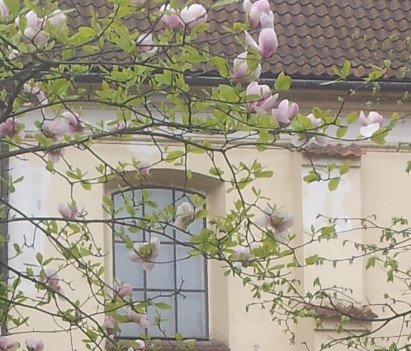
#> input picture data/image.jpg, 411 x 351 px
$ python main.py
#> lines starting #> are read from the running program, lines starting #| are printed output that depends on the picture
### colors.py
import csv
from tqdm import tqdm
import logging
from sklearn.cluster import k_means
from collections import Counter


# Symbols for flosses legend.
SYMBOLS = ['*', '-', '+', 'T', '>', '<', 'V', 'O', 'X', 'U', 'B', 'A', 'X', '||', '^']


def get_text_color(color):
    """Gets color that would be visible on given background."""
    return (255, 255, 255) if sum(color) / 3 < 130 else (0, 0, 0)


def get_symbol(color):
    """
    Gets symbol for a given color.
    We don't care for collisions much. Just probability of two similar colors having the same symbol should be low.
    """
    return SYMBOLS[(color[0] * 17 + color[1] * 11 + color[2]) % len(SYMBOLS)]


def get_distance(color1, color2):
    """Distance between two colors."""
    return sum([((color1[i] - color2[i]) ** 2) for i in range(3)])


def reduce_to(image, num_colors):
    """Reduces number of image colors to at most `num_colors`."""
    logger = logging.getLogger(__name__)
    new_image = image.copy()
    data = image.reshape((-1, 3))
    logger.info(f'Original image had {data.shape[0]} colors. Reducing to {num_colors}.')
    clusters, indexes, _ = k_means(data, num_colors)
    for x in range(new_image.shape[0]):
        for y in range(new_image.shape[1]):
            new_image[x, y, :] = clusters[indexes[x * new_image.shape[1] + y], :]
    return new_image


class Colors:
    """Covers most of work with flosses."""
    def __init__(self):
        self._logger = logging.getLogger(__name__)
        self._data = {}
        # Colors data taken from https://github.com/adrianj/CrossStitchCreator/
        with open('data/colors.csv', 'r') as f:
#> (reads data/colors.csv from the repository)
            for r in csv.DictReader(f):
                self._data[r['Floss#']] = (r['Description'], (int(r['Red']), int(r['Green']), int(r['Blue'])))
        self._map = {}

    def closest(self, ref):
        ref = (int(ref[0]), int(ref[1]), int(ref[2]))
        try:
            return self._map[ref]
        except KeyError:
            colors = sorted(self._data, key=lambda x: get_distance(ref, self._data[x][1]))
            self._map[ref] = colors[0]
            return colors[0]

    def get(self, f_id):
        return self._data[f_id]

    def convert_image(self, image):
        self._map = {}
        counter = Counter()
        new_image = image.copy()
        for x in tqdm(range(image.shape[0]), desc='Converting to flosses'):
            for y in range(image.shape[1]):
                new_image[x, y, :] = self.get(self.closest(image[x, y, :]))[1]
                counter[tuple(new_image[x, y, :])] += 1
        flosses = {f_id: counter[self._data[f_id][1]] for f_id in self._map.values()}
        self._logger.info(f'Image has {len(flosses)} unique flosses.')
        return new_image, flosses

### drawing.py
import numpy as np
import cv2
import logging

from colors import get_symbol, get_text_color


logger = logging.getLogger(__name__)
logger.setLevel(logging.INFO)


def draw_crosses(image, dpi):
    """
    Draws crosses pattern.
    :param image: Properly processed image with one pixel per cross.
    :param dpi: DPI for printing.
    :return: Image of pattern.
    """
    cross_size = int(0.3 * dpi / 2.54)  # 3mm cross size
    line_size = int(0.05 * dpi / 2.54)  # 0.5mm line size
    line_size += line_size % 2  # ensure line size is even
    cell_size = cross_size + line_size
    logger.info(f'Cell size: {cell_size}, line width: {line_size}, cross size: {cross_size}')
    new_image = 255 * np.ones((cell_size * image.shape[0], cell_size * image.shape[1], 3), dtype=np.uint8)
    logger.info(f'Image is {new_image.shape[1] / dpi * 2.54:2.1f}cm x {new_image.shape[0] / dpi * 2.54:2.1f}cm')
    # pattern
    for x in range(image.shape[0]):
        for y in range(image.shape[1]):
            x_offset = x * cell_size + line_size // 2
            y_offset = y * cell_size + line_size // 2
            new_image[x_offset:x_offset + cross_size, y_offset:y_offset + cross_size, :] = image[x, y, :]
            cv2.putText(new_image, get_symbol(image[x, y, :]),
                        (y_offset + 6, x_offset + cross_size // 2 + line_size + 4),
                        cv2.FONT_HERSHEY_COMPLEX, 1.0, get_text_color(image[x, y, :]), 1, lineType=cv2.LINE_AA)
    # lines
    grey = 150
    black = 0
    # horizontal grey
    for x in range(0, new_image.shape[0], cell_size):
        new_image[x - line_size // 2:x + line_size // 2 + 1, :, :] = grey
    # vertical grey
    for x in range(0, new_image.shape[1], cell_size):
        new_image[:, x - line_size // 2:x + line_size // 2 + 1, :] = grey
    # horizontal black
    new_image[:line_size // 2 + 1, :, :] = black
    new_image[- line_size // 2:, :, :] = black
    for x in range(0, new_image.shape[0], cell_size * 5):
        new_image[x - line_size // 2:x + line_size // 2 + 1, :, :] = black
    # vertical black
    new_image[:, :line_size // 2 + 1, :] = black
    new_image[:, - line_size // 2:, :] = black
    for x in range(0, new_image.shape[1], cell_size * 5):
        new_image[:, x - line_size // 2:x + line_size // 2 + 1, :] = black
    # middle marker
    for d in range(-line_size // 2, line_size // 2 + 1):
        new_image[new_image.shape[0] // 2 + d, :, 0] = 200
        new_image[new_image.shape[0] // 2 + d, :, 1] = 0
        new_image[new_image.shape[0] // 2 + d, :, 2] = 0
        new_image[:, new_image.shape[1] // 2 + d, 0] = 200
        new_image[:, new_image.shape[1] // 2 + d, 1] = 0
        new_image[:, new_image.shape[1] // 2 + d, 2] = 0

    margin = int(1.5 * dpi / 2.54)  # 1.5cm margin
    framed = 255 * np.ones((2 * margin + new_image.shape[0], 2 * margin + new_image.shape[1], 3), dtype=np.uint8)
    framed[margin:-margin, margin:-margin, :] = new_image

    # rows labels
    for x in range(cell_size * 10, framed.shape[0] - 2 * margin, cell_size * 10):
        cv2.putText(framed, f'{x // cell_size}', (framed.shape[1] - margin + 20, margin + x + 2 * line_size),
                    cv2.FONT_HERSHEY_COMPLEX, 2.0, (0, 0, 0), 2, lineType=cv2.LINE_AA)
    # columns labels
    for x in range(cell_size * 10, framed.shape[1] - 2 * margin, cell_size * 10):
        cv2.putText(framed, f'{x // cell_size}', (margin + x - cell_size, margin - 20),
                    cv2.FONT_HERSHEY_COMPLEX, 2.0, (0, 0, 0), 2, lineType=cv2.LINE_AA)
    # size
    cv2.putText(framed, f'{image.shape[1]}x{image.shape[0]}',
                (framed.shape[1] // 2 - 2 * margin, framed.shape[0] - margin // 2),
                cv2.FONT_HERSHEY_COMPLEX, 2.0, (0, 0, 0), 2, lineType=cv2.LINE_AA)
    logger.info(f'Printout image is {framed.shape[1] / dpi * 2.54:2.1f}cm x {framed.shape[0] / dpi * 2.54:2.1f}cm')
    return framed


def draw_flosses(orig_image, flosses, dpi):
    """
    Draws flosses legend and image preview.
    :param orig_image: Image to show in preview.
    :param flosses: Flosses information in format: [(id, (name, color), quantity), ...]
    :param dpi: DPI for printing.
    :return: Image of flosses legend.
    """
    flosses = sorted(flosses, key=lambda x: -x[2])
    cross_size = int(0.6 * dpi / 2.54)  # 6mm cross size
    margin = int(0.2 * dpi / 2.54)  # 2mm margin
    cell_size = cross_size + margin * 2
    col_width = int(12.0 * dpi / 2.54)  # 12cm per column
    per_col = 8
    image = 255 * np.ones((cell_size * per_col + margin * 2,
                           col_width * int(len(flosses) / per_col + 0.5) + margin * 2, 3), dtype=np.uint8)
    for i, fl in enumerate(flosses):
        col = i // per_col
        cv2.rectangle(image, (col * col_width + margin, margin + (i % per_col) * cell_size),
                      (col * col_width + margin + cross_size, margin + (i % per_col) * cell_size + cross_size),
                      fl[1][1], thickness=-1)
        cv2.putText(image, get_symbol(fl[1][1]),
                    (col * col_width + margin + 9, margin + (i % per_col) * cell_size + cell_size // 2 - 4),
                    cv2.FONT_HERSHEY_COMPLEX, 2.0, get_text_color(fl[1][1]), 2, lineType=cv2.LINE_AA)
        text = f'(#{fl[0]}) {fl[1][0]}: {fl[2]}'
        cv2.putText(image, text, (col * col_width + cell_size,
                                  margin + (i % per_col) * cell_size + cell_size // 2),
                    cv2.FONT_HERSHEY_COMPLEX, 2.0, (0, 0, 0), 2, lineType=cv2.LINE_AA)
    new_height = int(orig_image.shape[0] / orig_image.shape[1] * col_width)
    orig_image = cv2.resize(orig_image, (col_width, new_height))

    delta = new_height - image.shape[0]
    if delta > 0:
        image = np.pad(image, [[0, new_height - image.shape[0]], [0, 0], [0, 0]], 'constant', constant_values=255)
    else:
        orig_image = np.pad(orig_image, [[0, image.shape[0] - new_height], [0, 0], [0, 0]],
                            'constant', constant_values=255)
    image = np.concatenate((image, orig_image), axis=1)
    frame_margin = int(1.5 * dpi / 2.54)  # 1.5cm margin
    framed = 255 * np.ones((image.shape[0] + frame_margin, 2 * frame_margin + image.shape[1], 3), dtype=np.uint8)
    framed[:-frame_margin, frame_margin:-frame_margin, :] = image
    logger.info(f'Printout flosses map is {framed.shape[1] / dpi * 2.54:2.1f}cm x {framed.shape[0] / dpi * 2.54:2.1f}cm')
    return framed

### main.py
import argparse
import cv2
import matplotlib.pyplot as plt
import logging
import numpy as np

from colors import Colors, reduce_to
from drawing import draw_crosses, draw_flosses


if __name__ == '__main__':
    parser = argparse.ArgumentParser()
    parser.add_argument('--image', type=str, default='data/image.jpg', help='Image to convert to scheme.')
    parser.add_argument('--enhance', type=bool, default=True, help='Whether to attempt to enhance image colors.')
    parser.add_argument('--width', type=int, default=120, help='Number of crosses in row.')
    parser.add_argument('--max_colors', type=int, default=15, help='Max number of flosses to use.')
    parser.add_argument('--show', type=bool, default=True, help='Whether to show result in separate window.')
    args = parser.parse_args()
    logging.basicConfig(level=logging.INFO)
    logger = logging.getLogger(__name__)
    dpi = 300
    colors = Colors()
    filename = 'data/image.jpg'
    image = cv2.imread(args.image)
#> image is the input picture: shape (351, 411, 3); mean B, G, R 135, 152.9, 158.7
    if args.enhance:
        img_yuv = cv2.cvtColor(image, cv2.COLOR_BGR2YUV)
#> img_yuv: shape (351, 411, 3); mean of channels 0, 1, 2 152.6, 119.4, 133.4
        img_yuv[:, :, 0] = cv2.equalizeHist(img_yuv[:, :, 0])
#> img_yuv: shape (351, 411, 3); mean of channels 0, 1, 2 128.4, 119.4, 133.4
        image = cv2.cvtColor(img_yuv, cv2.COLOR_YUV2BGR)
    width = args.width
    image = cv2.resize(image, (width, width * image.shape[0] // image.shape[1]))
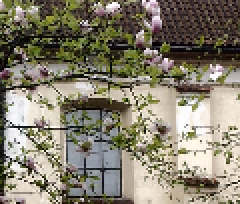
#> image: shape (102, 120, 3) (shown 2 times larger); mean B, G, R 111.4, 128.6, 134.5
    image = cv2.cvtColor(image, cv2.COLOR_BGR2RGB)
    image = reduce_to(image, args.max_colors)
#> in reduce_to, `clusters, indexes, _ = k_means(data, num_colors)`: clusters = 15 rows, first 8: [235.8, 226.8, 212.7], [121.2, 124.8, 64.38], [92, 97.04, 40.26], [181.3, 171.4, 156.9], [152.7, 151.2, 147.5], [57.06, 50.08, 36.07], [200.6, 190.6, 176.2], [16.15, 12.51, 7.09]; indexes = 12240 values, max 14 at index 12, min 0 at index 169, mean 6.99
    image, flosses = colors.convert_image(image)
#> the loop in convert_image, `for x in tqdm(range(image.shape[0]), desc='Converting to flosses'):` made 102 passes
    for i, fl in enumerate(flosses):
        logger.info(f'{i + 1}. {colors.get(fl)[0]} (#{fl})')
#> this loop made 15 passes
#> fl on passes 1 to 12: '3866', '469', '936', '934', '3787', '414', '838', '640', '3371', '3022', '938', '3023'
    pattern = draw_crosses(image, dpi)
#> after the loop in draw_crosses, `for x in range(0, new_image.shape[0], cell_size):`:
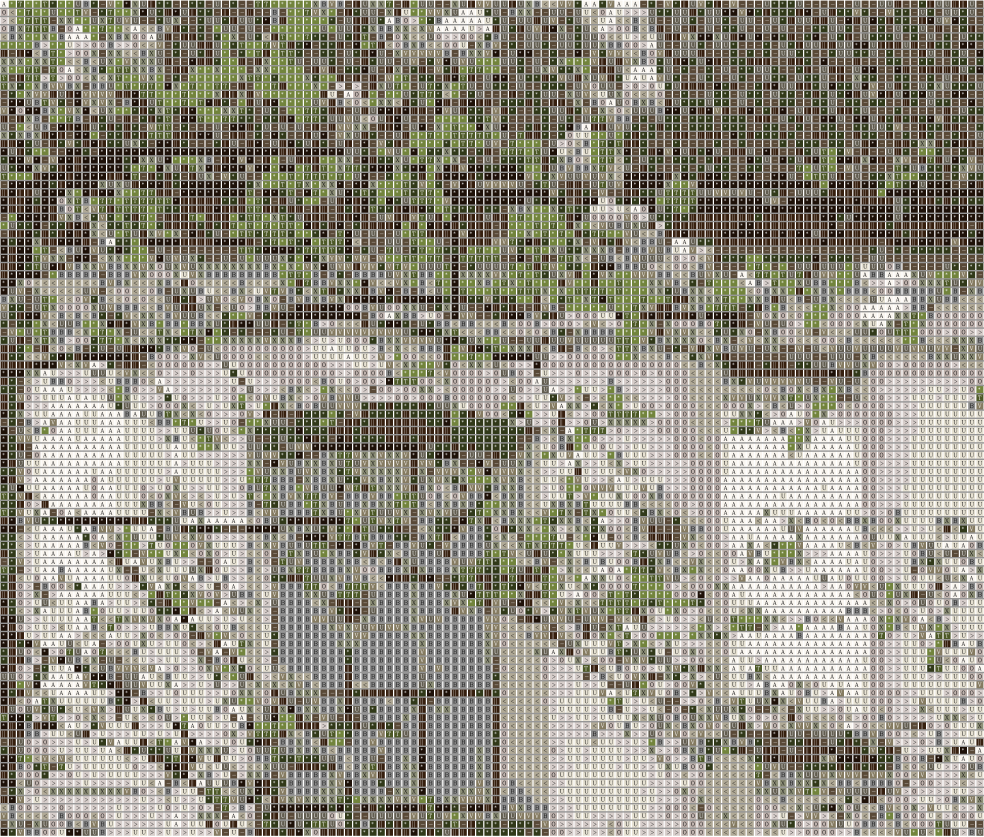
#> new_image: shape (4182, 4920, 3) (shown at 1/5 size); mean R, G, B 149.5, 146.1, 133.5
#> after the loop in draw_crosses, `for x in range(0, new_image.shape[1], cell_size * 5):`:
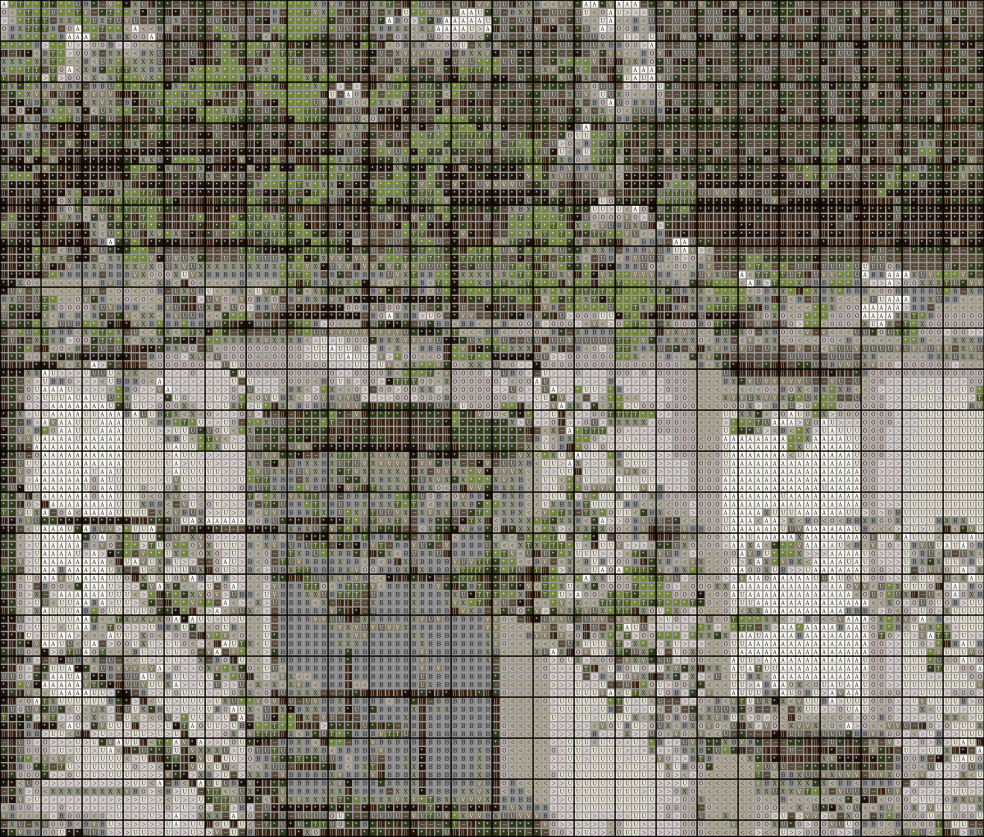
#> new_image: shape (4182, 4920, 3) (shown at 1/5 size); mean R, G, B 126.7, 123.5, 111.3
#> in draw_crosses, `framed[margin:-margin, margin:-margin, :] = new_image`:
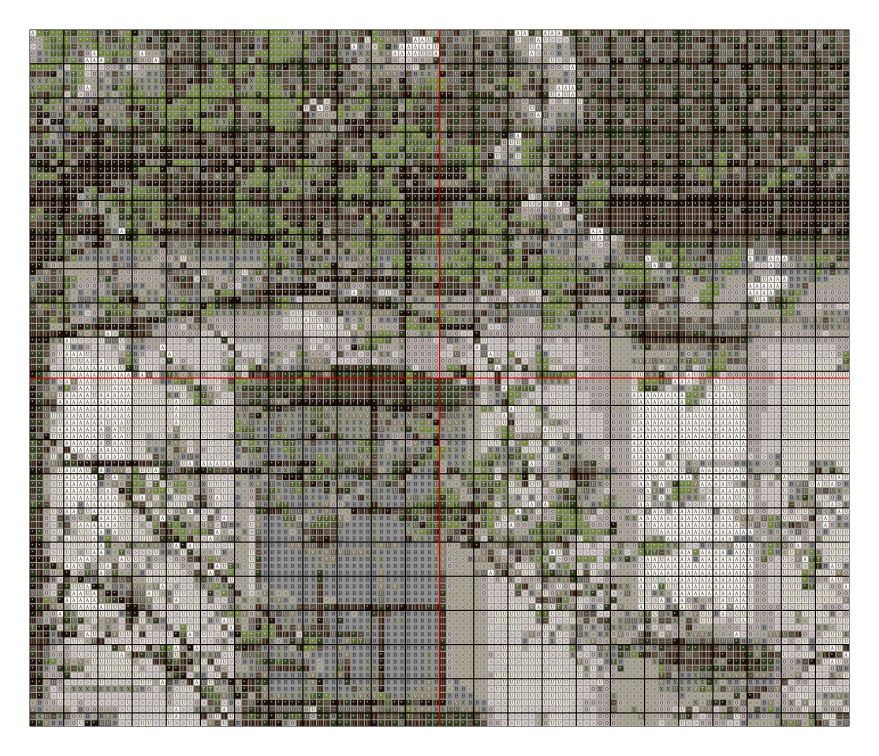
#> framed: shape (4536, 5274, 3) (shown at 1/6 size); mean R, G, B 145, 141.7, 131.2
    fl_image = draw_flosses(image, [(fl, colors.get(fl), flosses[fl]) for fl in flosses], dpi)
#> in draw_flosses, `image = 255 * np.ones((cell_size * per_col + margin * 2, col_width * i..`: image: shape (974, 2880, 3); every value is 255
#> the loop in draw_flosses, `for i, fl in enumerate(flosses):` made 15 passes
#> fl on passes 1 to 12: ('934', ('Avocado Grn Black', (49, 57, 25)), 972), ('414', ('Steel Gray Dk', (140, 140, 140)), 971), ('822', ('Beige Gray Light', (231, 226, 211)), 960), ('938', ('Coffee Brown Ult Dk', (54, 31, 14)), 931), ('838', ('Beige Brown Vy Dk', (89, 73, 55)), 926), ('453', ('Shell Gray Light', (215, 206, 203)), 910), ('3023', ('Brown Gray Light', (177, 170, 151)), 882), ('452', ('Shell Gray Med', (192, 179, 174)), 866), ('3371', ('Black Brown', (30, 17, 8)), 789), ('3022', ('Brown Gray Med', (142, 144, 120)), 780), ('3787', ('Brown Gray Dark', (98, 93, 80)), 777), ('3866', ('Mocha Brn Ult Vy Lt', (250, 246, 240)), 709)
#> after the loop in draw_flosses, `for i, fl in enumerate(flosses):`:
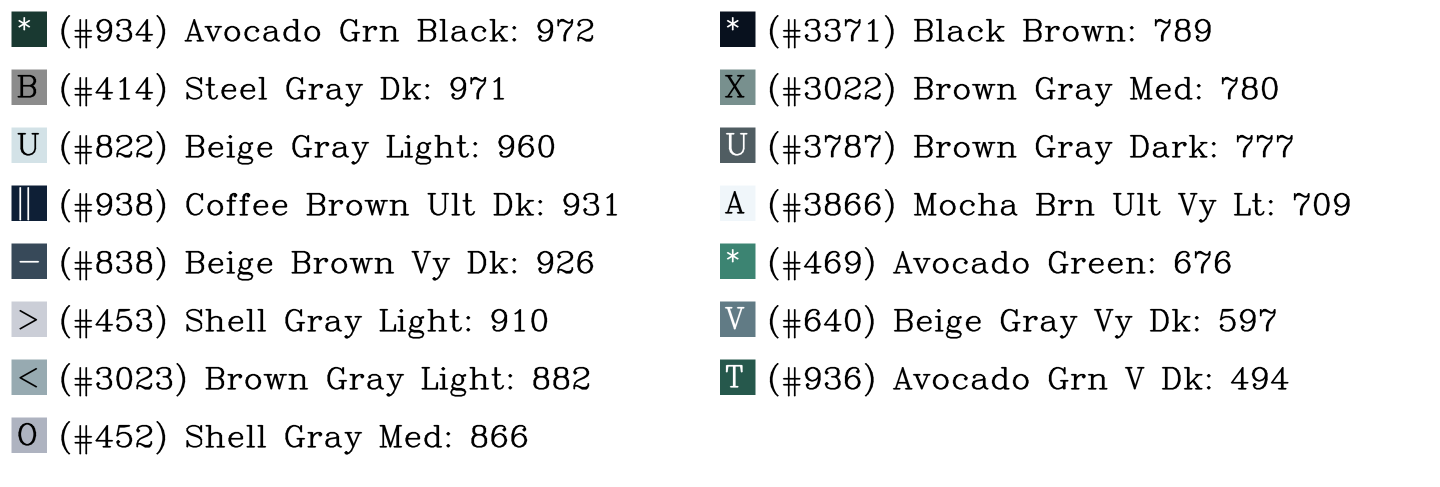
#> image: shape (974, 2880, 3) (shown at 1/2 size); mean of channels 0, 1, 2 237.1, 237, 236.5; drawn as B, G, R
#> in draw_flosses, `framed[:-frame_margin, frame_margin:-frame_margin, :] = image`:
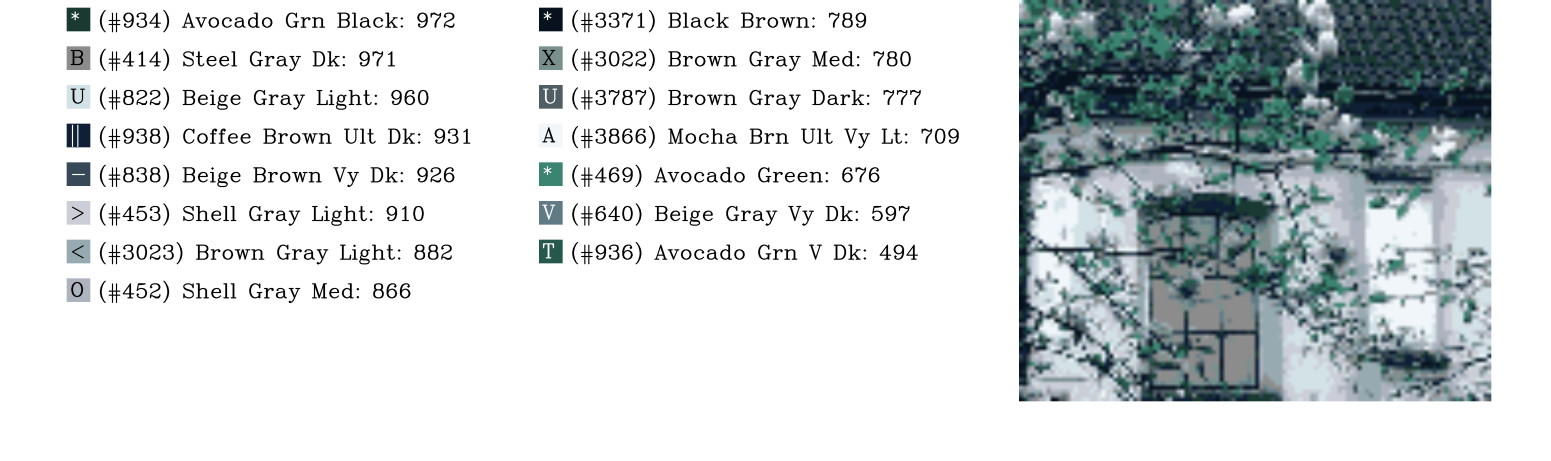
#> framed: shape (1381, 4651, 3) (shown at 1/3 size); mean of channels 0, 1, 2 215, 213.6, 208.3; drawn as B, G, R
    scheme_width = max(pattern.shape[1], fl_image.shape[1])
    scheme = 255 * np.ones((pattern.shape[0] + fl_image.shape[0], scheme_width, 3), dtype=np.uint8)
    scheme[:pattern.shape[0], :pattern.shape[1], :] = pattern
    scheme[pattern.shape[0]:pattern.shape[0] + fl_image.shape[0], :fl_image.shape[1], :] = fl_image
    logger.info(f'Scheme size is {scheme.shape[1] / dpi * 2.54:2.1f}cm x {scheme.shape[0] / dpi * 2.54:2.1f}cm')
    cv2.imwrite('data/scheme.png', cv2.cvtColor(scheme, cv2.COLOR_RGB2BGR))

    if args.show:
        plt.imshow(scheme)
        x_ticks = np.linspace(0, scheme.shape[0] + 9, 10)
        plt.xticks(x_ticks, [f'{x / dpi * 2.54:2.1f}' for x in x_ticks])
        y_ticks = np.linspace(0, scheme.shape[1] + 9, 10)
        plt.yticks(x_ticks, [f'{x / dpi * 2.54:2.1f}' for x in y_ticks])
        plt.show()
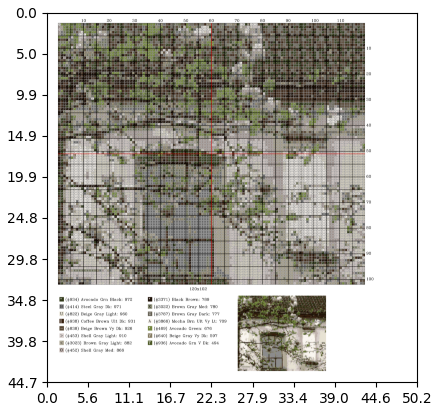
#> figure drawn by matplotlib, 1 panel
